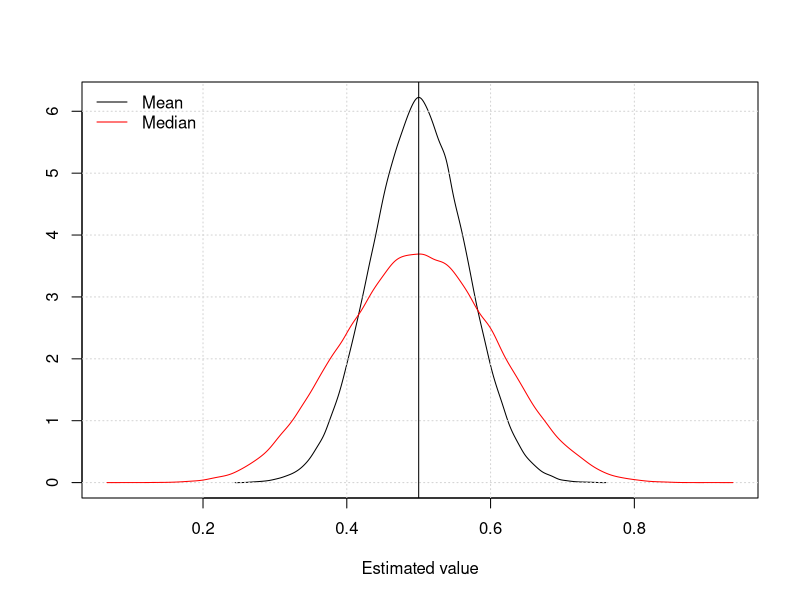

The R source for this figure:
# Goal: Show the efficiency of the mean when compared with the median
#       using a large simulation where both estimators are applied on
#       a sample of U(0,1) uniformly distributed random numbers.

one.simulation <- function(N=100) {     # N defaults to 100 if not supplied
  x <- runif(N)
  return(c(mean(x), median(x)))
}

# Simulation --
results <- replicate(100000, one.simulation(20)) # Gives back a 2x100000 matrix

# Two kernel densities --
k1 <- density(results[1,])              # results[1,] is the 1st row
k2 <- density(results[2,])

# A pretty picture --
xrange <- range(k1$x, k2$x)
plot(k1$x, k1$y, xlim=xrange, type="l", xlab="Estimated value", ylab="")
grid()
lines(k2$x, k2$y, col="red")
abline(v=.5)
legend(x="topleft", bty="n",
       lty=c(1,1),
       col=c("black", "red"),
       legend=c("Mean", "Median"))
